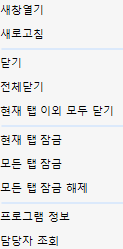
#> input picture rpa/auto_esafe/images/context_menu.png, 123 x 249 px; its folder holds only this picture in this run
$ python -i split_line2.py   (imports and definitions only)
#> lines starting #> are read from the running program, lines starting #| are printed output that depends on the picture; after the words box and inside, x2 and y2 are one past the last pixel; in counts of white or black regions, pixels touching at a corner belong together
#> further down, picture is the input picture: shape (249, 123, 3); mean B, G, R 234.3, 233.9, 233.5
import cv2
import numpy as np
import pytesseract
from PIL import Image
import os
import re
import pandas as pd
from typing import List, Tuple, Dict

class LineTextExtractor:
    def __init__(self):
        # Tesseract 설정
        self.korean_config = '--oem 3 --psm 7 -l kor'  # 한국어, 단일 라인
        self.number_config = '--oem 3 --psm 8 -c tessedit_char_whitelist=0123456789,.'  # 숫자만

    def preprocess_line_image(self, image: np.ndarray) -> np.ndarray:
        """라인 이미지 전처리"""
        # 그레이스케일 변환
        if len(image.shape) == 3:
            gray = cv2.cvtColor(image, cv2.COLOR_BGR2GRAY)
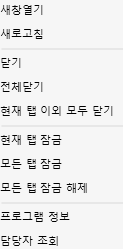
#> gray: shape (249, 123); min 0, max 246, mean 233.8
        else:
            gray = image

        # 노이즈 제거
        denoised = cv2.medianBlur(gray, 3)
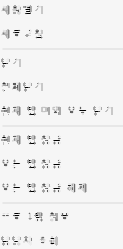
#> denoised: shape (249, 123); min 0, max 246, mean 240.4

        # 대비 향상
        clahe = cv2.createCLAHE(clipLimit=2.0, tileGridSize=(8,8))
        enhanced = clahe.apply(denoised)

        # 이진화
        _, binary = cv2.threshold(enhanced, 0, 255, cv2.THRESH_BINARY + cv2.THRESH_OTSU)
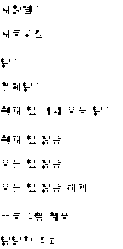
#> binary: shape (249, 123); 96.9% white; black in thin lines or dots, all inside (x1, y1, x2, y2) = (1, 5, 108, 246)

        return binary

    # [174 lines left out: functions detect_vertical_split, extract_korean_text, extract_number_text, process_single_line, process_all_lines, save_debug_images, not called in this run]

# 사용 예제
# [30 lines not run here, left out]

# 필요한 패키지:
# pip install opencv-python pytesseract pillow pandas numpy

>>> import cv2
>>> picture = cv2.imread('../../auto_esafe/images/context_menu.png')
>>> result = LineTextExtractor().preprocess_line_image(picture)

$ run again, on rpa/auto_esafe/images/download_finished_alert.png
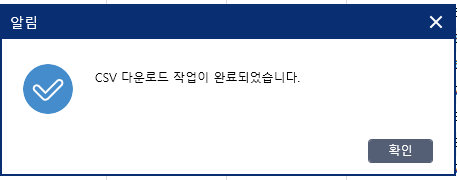
#> input picture rpa/auto_esafe/images/download_finished_alert.png, 457 x 180 px
#> picture is the input picture: shape (180, 457, 3); mean B, G, R 220.1, 204.3, 194.8
#> in preprocess_line_image, `gray = cv2.cvtColor(image, cv2.COLOR_BGR2GRAY)`:
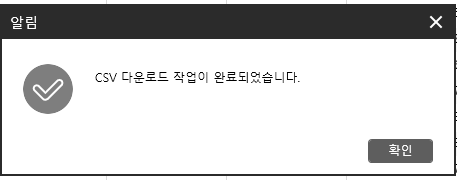
#> gray: shape (180, 457); min 0, max 255, mean 203.4
#> in preprocess_line_image, `_, binary = cv2.threshold(enhanced, 0, 255, cv2.THRESH_BINARY + cv2.TH..`:
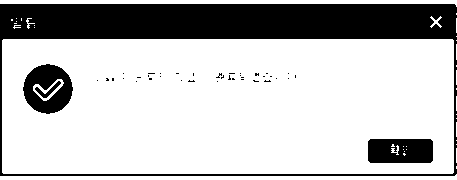
#> binary: shape (180, 457); 74.9% white; 40 black regions (36 under 20 px), largest, box (x1, y1, x2, y2) and area: (0, 4, 457, 176) 17353, (23, 64, 73, 114) 1576, (368, 139, 433, 163) 1492, (35, 81, 61, 98) 120

$ run again, on rpa/auto_esafe/images/fullscreen.png
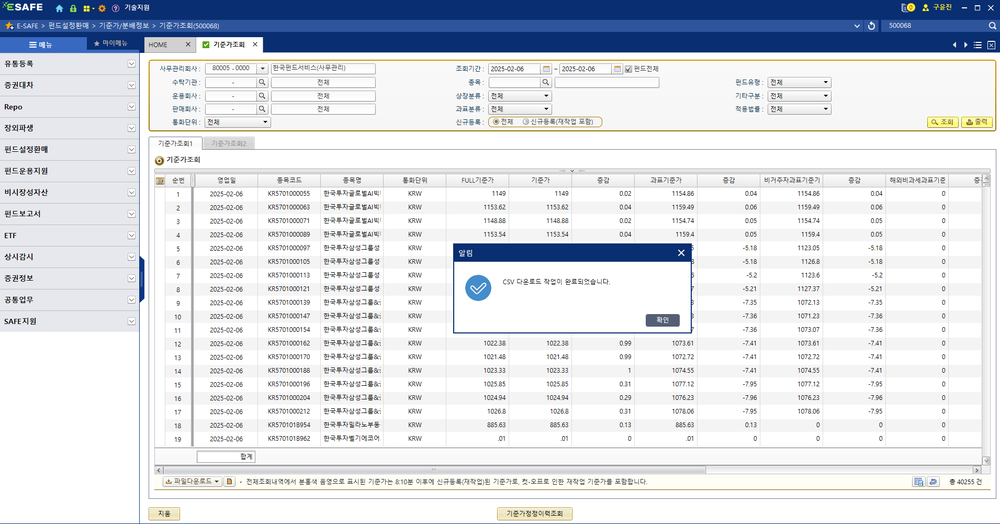
#> input picture rpa/auto_esafe/images/fullscreen.png, 1000 x 524 px, shrunk from 1911 x 1001 before the run
#> picture is the input picture: shape (524, 1000, 3); mean B, G, R 227.7, 221.1, 217.1
#> in preprocess_line_image, `enhanced = clahe.apply(denoised)`:
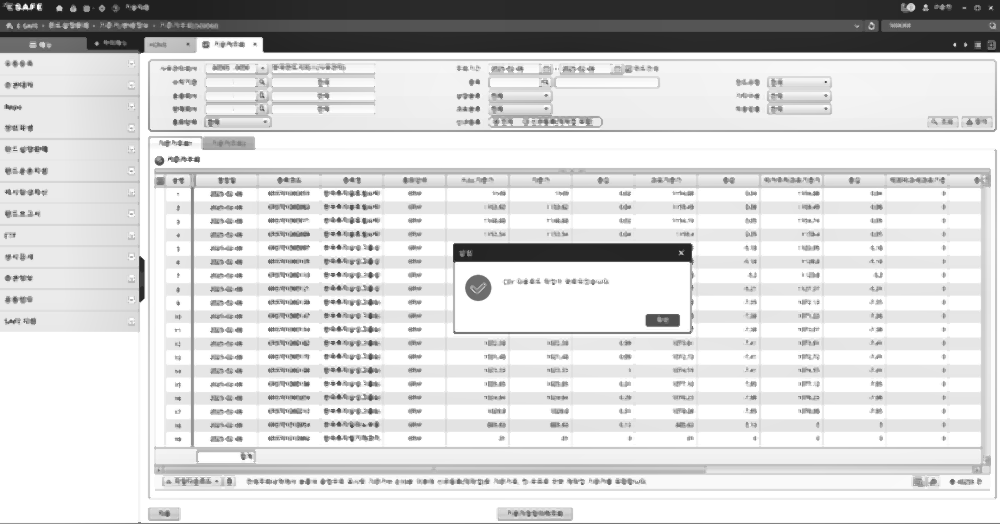
#> enhanced: shape (524, 1000); min 24, max 255, mean 214.8
#> in preprocess_line_image, `_, binary = cv2.threshold(enhanced, 0, 255, cv2.THRESH_BINARY + cv2.TH..`:
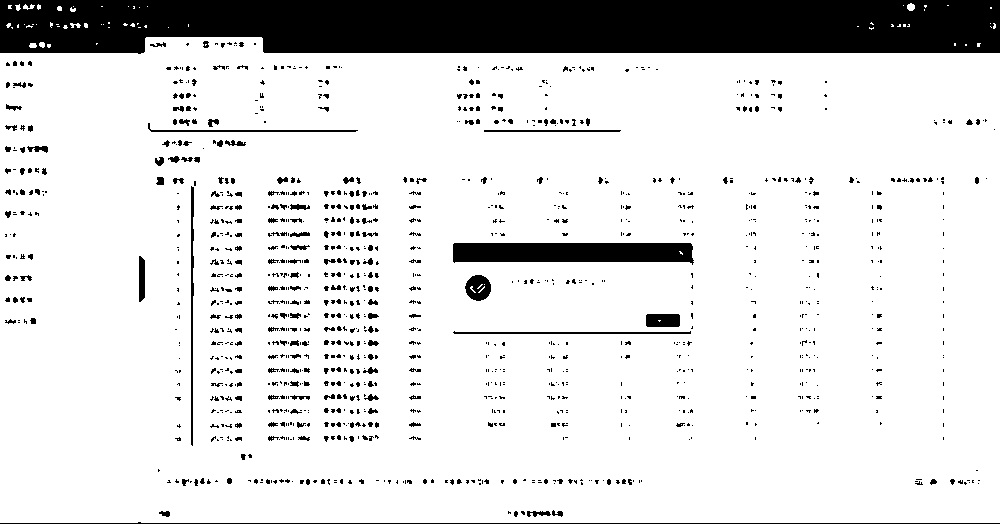
#> binary: shape (524, 1000); 86.3% white; 1220 black regions (1033 under 20 px), largest, box (x1, y1, x2, y2) and area: (0, 0, 1000, 54) 50558, (453, 243, 694, 265) 4547, (0, 522, 1000, 524) 1003
